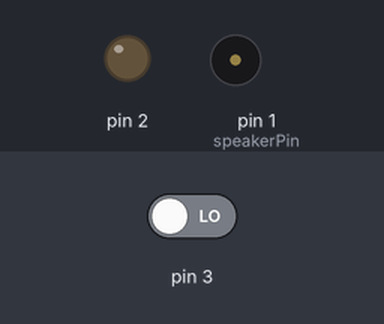
Bench run of a sketch on a simulated Arduino Uno, built with avr-gcc and run on an emulated ATmega328P. On the bench: output pins drawn as LEDs (lit = HIGH), buzzer (waves = sounding). The inputs (shaded band) are chosen by the test bench; at power-on: pin 3 LOW. Pins used as bus, display or sensor lines are not drawn.

Above: at 1.2 s.
1.3 s: pin 3 driven HIGH
At 3.5 s:
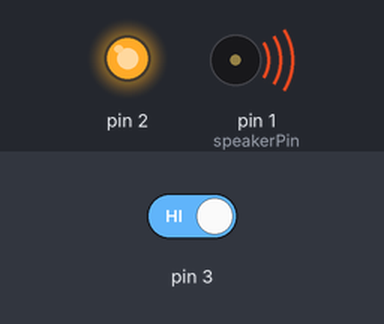
At 5.8 s:
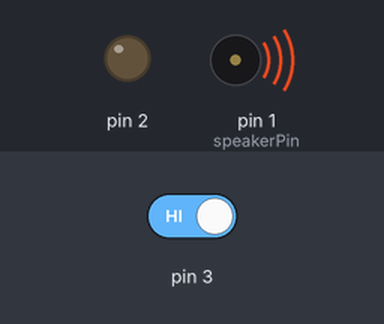
Timing chart, 0 to 10.3 s (numbered marks = the images above; inputs shaded):
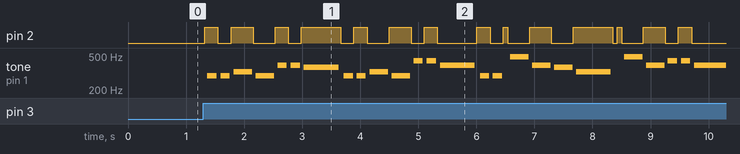

Measured:
- after the input at 1.3 s, pin 2: LOW → HIGH at once, → LOW 0.23 s later, → HIGH 0.23 s later, → LOW 0.38 s later, … (28 changes in this stretch); tone on pin 1 (speakerPin): plays 293 Hz for 0.16 s, 293 Hz for 0.16 s, 328 Hz for 0.32 s, 294 Hz for 0.32 s, 391 Hz for 0.16 s, 391 Hz for 0.16 s … (25 notes in this stretch), starting after 0.07 s

The sketch:

IOT-HappyBirthdayHat.ino
```cpp
//int lastTime = 0;
int ledState = LOW;
int buttonState;
int lastButtonState = LOW;
int flag=0;
long lastDebounceTime = 0;
long debounceDelay = 20;
int speakerPin = 1;

int length = 29; // the number of notes
char notes[] = "ddedggFddedaagddDbgFeCCbgaag "; // a space represents a rest
int beats[] = { 1, 1, 2,
2, 1, 1, 4, 1, 1, 2, 2, 1, 1, 4, 1, 1, 2, 2, 2, 2, 4, 1, 1, 2, 2, 1, 1, 4, 4 };
int tempo = 150;
void playTone(int tone, int duration) {
  for (long i = 0; i < duration * 1000L; i += tone * 2) {
    digitalWrite(speakerPin, HIGH);
    delayMicroseconds(tone);
    digitalWrite(speakerPin, LOW);
    delayMicroseconds(tone);
  }
}

void playNote(char note, int duration) {
  char names[] = { 'c', 'd', 'e', 'f', 'F', 'g', 'a', 'b', 'C','D' };
  int tones[] = { 1915, 1700, 1519, 1432,1351, 1275, 1136, 1014, 956, 851 };

  // play the tone corresponding to the note name
  for (int i = 0; i < 8; i++) {
    if (names[i] == note) {
      playTone(tones[i], duration);
    }
  }
}
void setup() {
  pinMode(3, INPUT);
  pinMode(2, OUTPUT);
  digitalWrite(2, ledState);
  pinMode(speakerPin, OUTPUT);
}
void loop() {
  int reading = digitalRead(3);
  if (reading != lastButtonState) {
    lastDebounceTime = millis();
  }
  if ((millis() - lastDebounceTime) > debounceDelay) {
      buttonState = reading;
      if (buttonState == HIGH) {
         digitalWrite(2, HIGH);
         int millisend = 0;
         millisend = millis();
         for (int i = 0; i < length; i++) {
           if(millisend - millis() > 20){
              if(digitalRead(2)){
                 digitalWrite(2, LOW);
              }else{
                 digitalWrite(2, HIGH);
              }
             millisend = millis();
           }
          if (notes[i] == ' ') {
            delay(beats[i] * tempo); // rest
          } else {
            playNote(notes[i], beats[i] * tempo);
          }
          delay(tempo / 2);
        }
         digitalWrite(2, LOW);
      }
  }
  lastButtonState = reading;
}
```
